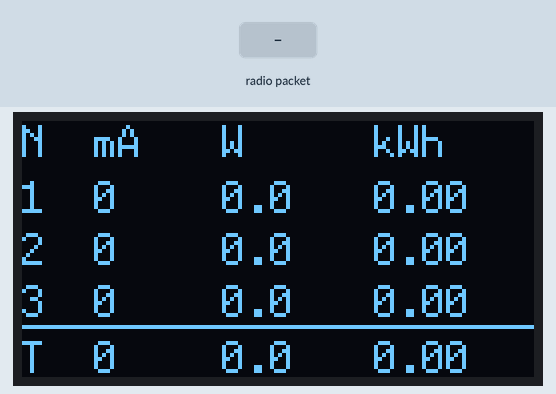
This sketch was run on a simulated ESP32. On the bench: 128×64 one-colour display. The test bench sets the inputs (shaded band). No radio packets arrive unless stated; what the sketch prints to the serial monitor is not drawn.

Above: at 1.2 s.
1.3 s: radio packet "1" arrives
Timing chart, 0 to 4.3 s (numbered marks = the images above; inputs shaded):
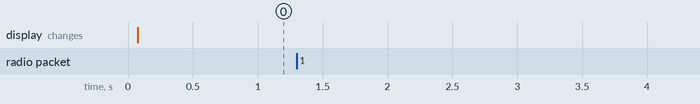

Measured:
- after the input at 1.3 s, every drawn part: stays the same

The sketch:

SmartWatt_Hub.ino
```cpp
/*
  SmartWatt Receiver v1.0.0
  Environment:           ESP32 Dev Module
  Author:
  Date Started:          2025-08-11
  Pin Usage:
    NRF24L01:
      CE    - GPIO4
      CSN   - GPIO5
      SCK   - GPIO18
      MOSI  - GPIO23
      MISO  - GPIO19
      VCC   - 3.3V
      GND   - GND
  Board Settings:
    Board:                     ESP32 Dev Module
    Port:                      COM3
    CPU Frequency:             240 MHz (WiFi/BT)
    Core Debug Level:          None
    Erase Flash Before Upload: Disabled
    Events Run On:             Core 1
    Flash Frequency:           80 MHz
    Flash Mode:                QIO
    Flash Size:                4 MB (32 Mb)
    JTAG Adapter:              Disabled
    Arduino Runs On:           Core 1
    Partition Scheme:          Default 4 MB w/ SPIFFS (1.2 MB APP / 1.5 MB SPIFFS)
    PSRAM:                     Disabled
    Upload Speed:              921600
    Zigbee Mode:               Disabled
  Features:
    - Wireless data reception via NRF24L01
    - SmartWatt Node data parsing
    - Real-time current monitoring display (2 decimal places)
    - Device ID identification
    - Connection status monitoring
*/

#include <SPI.h>
#include <nRF24L01.h>
#include <RF24.h>
#include <U8g2lib.h>

// NRF24L01 pins for ESP32
RF24 NRF(4, 5);  // CE, CSN
byte address[6] = "SWD25";

U8G2_SH1106_128X64_NONAME_F_HW_I2C u8g2(U8G2_R0, /* reset=*/U8X8_PIN_NONE);

// Data structure matching SmartWatt Node
struct __attribute__((packed)) SmartWatt_Data {
  uint8_t deviceID;
  uint16_t currentConsumption; // Use unsigned for mA
};


SmartWatt_Data smartwattData;

unsigned long lastDataReceived = 0;
const unsigned long dataTimeout = 5000;  // 5 seconds timeout

void setup() {
  Serial.begin(115200);
  u8g2.begin();
  Serial.println("SmartWatt Receiver Starting...");
  Serial.println("===============================");

  // Initialize NRF24L01
  if (!NRF.begin()) {
    Serial.println("ERROR: NRF24L01 Module not responding!");
    while (1) {
      delay(1000);
      Serial.println("Retrying NRF24L01 initialization...");
      if (NRF.begin()) {
        break;
      }
    }
  }
  Serial.println("NRF24L01 Module initialized successfully.");

  // Configure NRF24L01
  NRF.setPALevel(RF24_PA_MAX);
  NRF.setDataRate(RF24_250KBPS);
  NRF.openReadingPipe(0, address);
  NRF.startListening();

  Serial.println("Receiver ready. Waiting for SmartWatt Node data...");
  Serial.println("Format: [Device ID] | Current: XX.XX A | (Raw mA: XXX) | Status");
  Serial.println("=============================================================");
}

void loop() {


  display_Main();

  // Check if data is available
  if (NRF.available()) {
    // Read the data
    NRF.read(&smartwattData, sizeof(smartwattData));
    lastDataReceived = millis();

    // Display device ID
    Serial.print("[0x0");
    Serial.print(smartwattData.deviceID, HEX);

    // Debug: Show raw milliamp value
    Serial.print("] Raw mA: ");
    Serial.println(smartwattData.currentConsumption);
  }

  // Check for communication timeout
  if (millis() - lastDataReceived > dataTimeout && lastDataReceived > 0) {
    Serial.println("WARNING: No data received for 5 seconds!");
    Serial.println("Check SmartWatt Node connection and power.");
    Serial.println("Waiting for data...");
    lastDataReceived = 0;  // Reset to avoid repeated warnings
  }

  delay(100);  // Small delay to prevent overwhelming serial output
}
```

Display.ino
```cpp
float device_CurrentConsumption[3];
float device_PowerConsumption[3];
float device_EnergyConsumption[3];  // kWh values

// Variables to track time for energy calculation
unsigned long lastUpdateTime = 0;
unsigned long lastEnergyUpdate = 0;
const unsigned long energyUpdateInterval = 60000;  // 60 seconds = 1 minute

void display_Main() {
  u8g2.clearBuffer();
  u8g2.setFontPosTop();
  u8g2.setFont(u8g2_font_profont12_mr);

  u8g2.drawStr(0, 0, "N");
  u8g2.drawStr(18, 0, "mA");
  u8g2.drawStr(50, 0, "W");
  u8g2.drawStr(88, 0, "kWh");

  char buffer[15];

  // Calculate energy consumption ONLY every minute
  unsigned long currentTime = millis();
  if (currentTime - lastEnergyUpdate >= energyUpdateInterval) {
    if (lastUpdateTime > 0) {
      unsigned long timeDiff = currentTime - lastUpdateTime;
      float hours = timeDiff / 3600000.0;  // Convert ms to hours

      for (int i = 0; i < 3; i++) {
        device_EnergyConsumption[i] += (device_PowerConsumption[i] * hours) / 1000.0;
      }
    }
    lastUpdateTime = currentTime;
    lastEnergyUpdate = currentTime;
  }

  // Update data from received NRF
  if(smartwattData.deviceID == 0x01){
    device_CurrentConsumption[0] = smartwattData.currentConsumption;
    device_PowerConsumption[0] = (smartwattData.currentConsumption * 220) / 1000;
  }

  // Device 1
  u8g2.drawStr(0, 14, "1");
  sprintf(buffer, "%.0f", device_CurrentConsumption[0]);
  u8g2.drawStr(18, 14, buffer);
  sprintf(buffer, "%.1f", device_PowerConsumption[0]);
  u8g2.drawStr(50, 14, buffer);
  sprintf(buffer, "%.2f", device_EnergyConsumption[0]);
  u8g2.drawStr(88, 14, buffer);

  // Device 2
  u8g2.drawStr(0, 27, "2");
  sprintf(buffer, "%.0f", device_CurrentConsumption[1]);
  u8g2.drawStr(18, 27, buffer);
  sprintf(buffer, "%.1f", device_PowerConsumption[1]);
  u8g2.drawStr(50, 27, buffer);
  sprintf(buffer, "%.2f", device_EnergyConsumption[1]);
  u8g2.drawStr(88, 27, buffer);

  // Device 3
  u8g2.drawStr(0, 40, "3");
  sprintf(buffer, "%.0f", device_CurrentConsumption[2]);
  u8g2.drawStr(18, 40, buffer);
  sprintf(buffer, "%.1f", device_PowerConsumption[2]);
  u8g2.drawStr(50, 40, buffer);
  sprintf(buffer, "%.2f", device_EnergyConsumption[2]);
  u8g2.drawStr(88, 40, buffer);

  // Calculate and display totals
  float totalCurrent = device_CurrentConsumption[0] + device_CurrentConsumption[1] + device_CurrentConsumption[2];
  float totalPower = device_PowerConsumption[0] + device_PowerConsumption[1] + device_PowerConsumption[2];
  float totalEnergy = device_EnergyConsumption[0] + device_EnergyConsumption[1] + device_EnergyConsumption[2];

  // Draw line separator
  u8g2.drawHLine(0, 51, 128);  // Horizontal line across display

  // Totals row
  u8g2.drawStr(0, 54, "T");  // Total
  sprintf(buffer, "%.0f", totalCurrent);
  u8g2.drawStr(18, 54, buffer);
  sprintf(buffer, "%.1f", totalPower);
  u8g2.drawStr(50, 54, buffer);
  sprintf(buffer, "%.2f", totalEnergy);
  u8g2.drawStr(88, 54, buffer);

  u8g2.sendBuffer();
}

// Reset energy counters (call this daily or when needed)
void resetEnergyCounters() {
  device_EnergyConsumption[0] = 0.0;
  device_EnergyConsumption[1] = 0.0;
  device_EnergyConsumption[2] = 0.0;
  lastUpdateTime = millis();
  lastEnergyUpdate = millis();  // Reset energy update timer too
}
```
